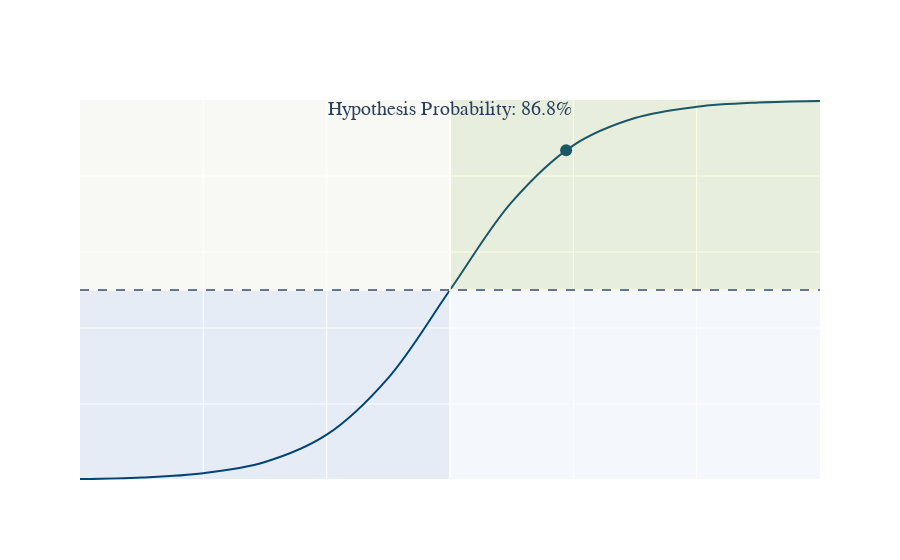

Notebook cell for this chart:
### Code cell
prediction.plot_confidence(call_display=False).update_layout(title_y=0.82)

### Figure 1 — Plotly figure (JSON) as saved in the notebook; plotly's stock layout.template omitted (floating-point values rounded to 4 significant figures)
{"data": [{"hoverinfo": "skip", "legendgroup": "", "line": {"color": "#004473", "dash": "solid", "shape": "spline", "width": 2}, "marker": {"symbol": "circle"}, "mode": "lines", "name": "", "orientation": "v", "showlegend": false, "type": "scatter", "x": [-6, -5, -4, -3, -2, -1, 0, 1, 2, 3, 4, 5, 6], "xaxis": "x", "y": [0.002473, 0.006693, 0.01799, 0.04743, 0.1192, 0.2689, 0.5, 0.7311, 0.8808, 0.9526, 0.982, 0.9933, 0.9975], "yaxis": "y"}, {"hovertemplate": "Logit(Probability)=%{x}<br>Probability=%{y}<extra></extra>", "legendgroup": "", "line": {"color": "#636efa", "dash": "solid"}, "marker": {"color": "#004473", "size": 12, "symbol": "circle"}, "mode": "markers", "name": "", "orientation": "v", "showlegend": false, "type": "scatter", "x": [1.883], "xaxis": "x", "y": [0.868], "yaxis": "y"}], "layout": {"autosize": true, "font": {"family": "Abel, Avenir", "size": 14}, "hoverlabel": {"font": {"family": "Abel, Avenir", "size": 15}}, "legend": {"tracegroupgap": 0}, "shapes": [{"fillcolor": "yellow", "line": {"width": 0}, "opacity": 0.1, "type": "rect", "x0": 0, "x1": 1, "xref": "x domain", "y0": 0.5, "y1": 1, "yref": "y"}, {"fillcolor": "white", "line": {"color": "white"}, "opacity": 0.7, "type": "rect", "x0": 0, "x1": -6, "y0": 0.5, "y1": 1}, {"fillcolor": "white", "line": {"color": "white"}, "opacity": 0.6, "type": "rect", "x0": 0, "x1": 6, "y0": 0.5, "y1": 0}, {"fillcolor": "gray", "line": {"dash": "dash"}, "opacity": 0.7, "type": "line", "x0": 0, "x1": 1, "xref": "x domain", "y0": 0.5, "y1": 0.5, "yref": "y"}], "title": {"font": {"family": "Abel, Avenir"}, "text": "Hypothesis Probability: 86.8%", "x": 0.5, "y": 0.82}, "xaxis": {"anchor": "y", "domain": [0, 1], "range": [-6, 6], "showticklabels": false, "title": {}, "type": "linear"}, "yaxis": {"anchor": "x", "domain": [0, 1], "range": [0, 1], "showticklabels": false, "title": {}, "type": "linear"}}}
